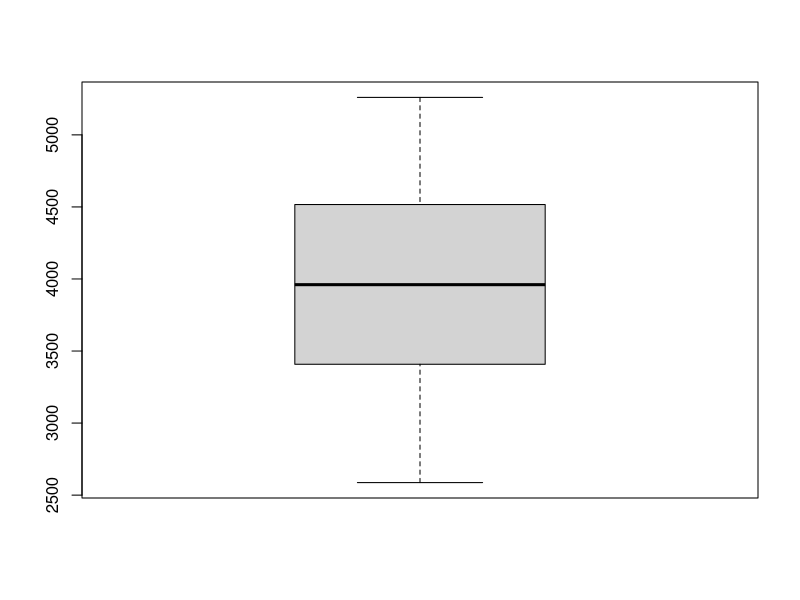
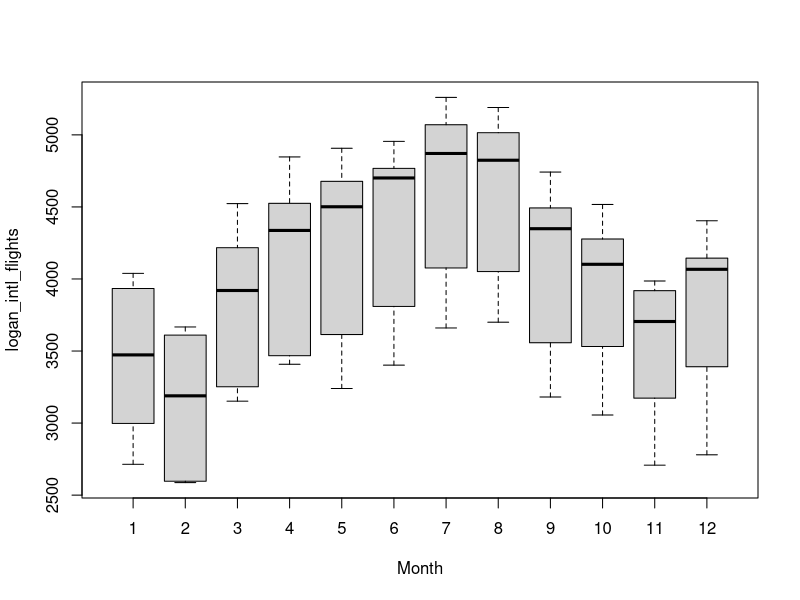
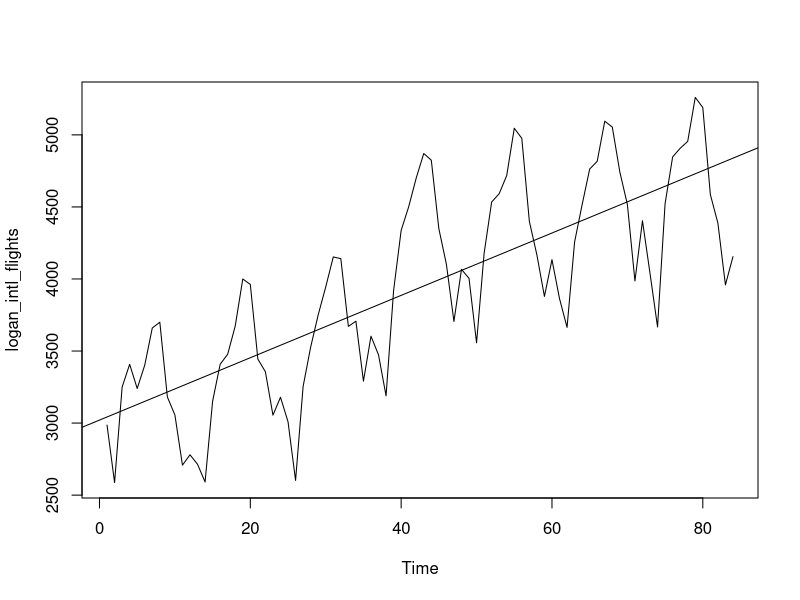

R code for these plots, in order:
## Task 1
getwd()
setwd('F:\\Clark_Universiy\\Clark_Teaching\\2025Spring\\geog-247_Statistics\\docs\\Labs\\Practice01')

## Task 2
economics = read.csv('economic_indicators.csv')
wifi = readxl::read_excel('free_wifi_locations.xls')

## Task 3 
economics$diff_unemp_labor = economics$labor_force_part_rate - economics$unemp_rate 
economics[order(economics$diff_unemp_labor, decreasing = TRUE),c('Year','Month')]

?order

summary(wifi)

summary(wifi$OID_)
summary(wifi$neighborhood_id)

economics$Time = c(1:nrow(economics))
colnames(economics)
## Task 4
boxplot(economics$logan_intl_flights)

boxplot(logan_intl_flights ~ Month, data = economics)
        
plot(logan_intl_flights~Time, data = economics, type = 'l')
abline(lm(logan_intl_flights~Time, data=economics))



